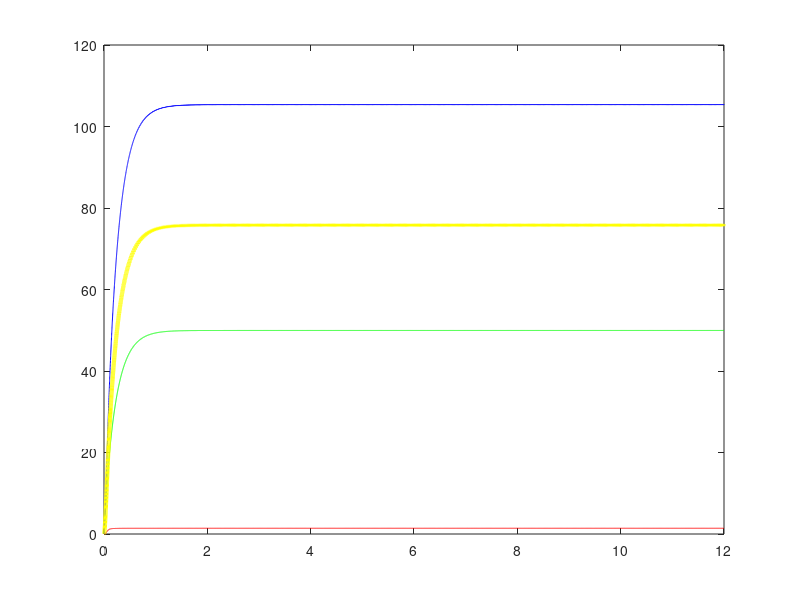

The MATLAB source for this figure: (Note: this script raises an error after producing the figure.)
function AntitheticsRNADamped
clear; clc; clf;
% This is a model of the antithetic controller under translational control
% via sRNAs.
%% Initialising Global Parameters 
global U;        % Inducer concentration in nM
global k_1;      % Maximal rate of of Z1 (mRNA) transcription 
global K_U;      % A binding constant for U mediated induction of Z1 (mRNA) transcription
global gamma_m;  % Degradation rate of mRNA (Z1)
global gamma_s   % Degradation rate of sRNA (Z2)
global theta;    % Annihilation rate of Z1 (mRNA) and Z2 (sRNA)
global k_3;      % Maximal rate of Z2 (sRNA) transcription
global K_X;      % A binding constant for X mediatted induction of Z2 (sRNA) transcription
global k_2;      % Translation rate of X protein
global delta;    % Deradation/dilution rate of X (protein)
global delta_c;  % Degradation rate of C (mRNA-sRNA complex)
global tau_1;    % Basal transcription rate of Z1 (X mRNA)
global tau_2;    % Basal transcription rate of Z2 (sRNA)
global tau_3;    % Leaky transaltion rate from C (mRNA-sRNA complex)
global setpoint; % Setpoint of steady state value of X
global alpha_1
global alpha_2
global delta_star

%% Parameter Values
% Parameter values in NM, s^-1, or NMs^-1.Multiplied by 60^2 to put in
% hours.
U        = 250000; 
k_1      = 0.1*60*60;
k_2      = 0.06*60*60;
k_3      = 1.5*60*60;
theta    = 0.05 * 60;        % Same value as Khammash paper, not sure where to find mRNA sRNA binding rates
gamma_m  = 0.0041*60*60*0;   % Set to zero to give integral control. Value taken from Kelly et al NAR
gamma_s  = 0.0008*60*60*0;   % Set to zero to give integral control. Value taken from Kelly et al NAR
K_U      = 178000;           %
K_X      = 2600;             %
delta    = 0.00039*60*60;    % Value taken from Kelly et al NAR
delta_c  = 0.0041*60*60;     % Value taken from Kelly et al NAR
tau_1    = 0*60*60;          % Set to 0 for simplicity 
tau_2    = 0*60*60;          % Set to 0 for simplicity
tau_3    = 0*60*60;          % Set to 0 for simplicity
setpoint = (k_1 * K_X * U) / ((k_3 * K_U) + (k_3 * U) - (k_1 * U)); % Setpoint for when gammas are 0 
alpha_1  = 0.1*60*60;
alpha_2  = 0.1*60*60;
delta_star = 0.039*60*60;

%% State is [Z_1 Z_2 X C X_star]
s0       = [0 0 0 0 0]; % Initial values of the states in the ODE model 
%% Generate the simulation 
Tend     = 12;        % End time value -- This is currently random 
ODEFUN   = @antitheticsrnaddt;
[t, S] = ode45(ODEFUN, [0,Tend], s0);

%% Generate Plot Figure
figure(1);
set(gca, 'fontsize', 12);
plot(t, S(:,1), 'g', t, S(:,2), 'r', t, S(:,3), 'b', t, S(:,5), 'y', 'LineWidth', 3)
yline(setpoint, 'k--', 'LineWidth', 3);
legend('Z1 (x mRNA)','Z2 (sRNA)', 'X', 'X*', 'setpoint', 'Location', 'northeast')
xlabel('Time (Hours)');
ylabel('Concentration (nM)');
title('sRNA Implementation of Antithetic Integral Feedback Circuit with Damping');


end

%% Dynamics 
function dS = antitheticsrnaddt(t, S);

global U;        % Inducer concentration in nM
global k_1;      % Maximal rate of of Z1 (mRNA) transcription 
global K_U;      % A binding constant for U mediated induction of Z1 (mRNA) transcription
global gamma_m;  % Degradation rate of mRNA (Z1)
global gamma_s   % Degradation rate of sRNA (Z2)
global theta;    % Annihilation rate of Z1 (mRNA) and Z2 (sRNA)
global k_3;      % Maximal rate of Z2 (sRNA) transcription
global K_X;      % A binding constant for X mediatted induction of Z2 (sRNA) transcription
global k_2;      % Translation rate of X protein
global delta;    % Deradation/dilution rate of X (protein)
global delta_c;  % Degradation rate of C (mRNA-sRNA complex)
global tau_1;    % Basal transcription rate of Z1 (X mRNA)
global tau_2;    % Basal transcription rate of Z2 (sRNA)
global tau_3;    % Leaky transaltion rate from C (mRNA-sRNA complex)
global alpha_1
global alpha_2
global delta_star

Z_1 = S(1);
Z_2 = S(2);
X = S(3);
C = S(4);
X_star = S(5);


dZ_1dt = tau_1 + ((k_1 * U)/(K_U + U)) - (gamma_m * Z_1) - (theta * Z_1 * Z_2);
dZ_2dt = tau_2 + ((k_3 * X)/(K_X + X)) - (gamma_s * Z_2) - (theta * Z_1 * Z_2);
dXdt   = (tau_3 * C) + (k_2 * Z_1) - (delta * X) - (alpha_1 * X) + (alpha_2 * X_star);
dCdt   = (theta * Z_1 * Z_2) - (delta_c * C);
dX_stardt = (alpha_1 * X) - (alpha_2 * X_star) - (delta_star * X_star); 

dS = [dZ_1dt; dZ_2dt; dXdt; dCdt; dX_stardt];

end 